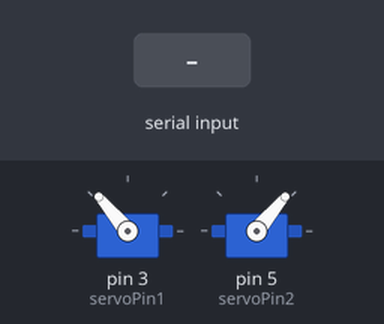
This sketch was run on a simulated Arduino Uno, built with avr-gcc and run on an emulated ATmega328P. On the bench: 2 × servo. The inputs (shaded band) are chosen by the test bench.

Above: at 1.2 s.
1.3 s: "90,45\n" received over Serial
At 4.1 s:
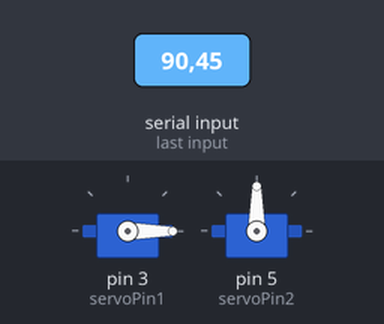
4.3 s: "30,150\n" received over Serial
At 7.0 s:
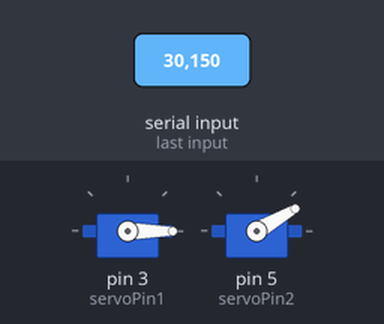
7.3 s: "5\n" received over Serial
At 10.1 s:
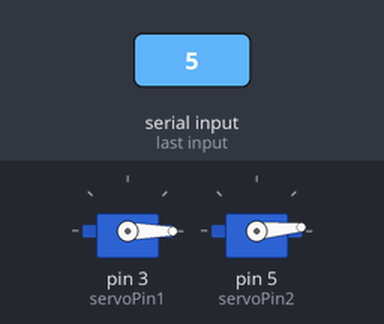
10.3 s: "200\n" received over Serial
At 12.7 s:
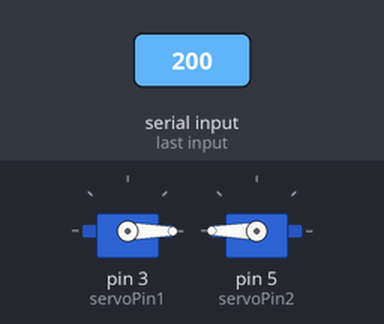
13.3 s: "90\n" received over Serial
At 16.1 s:
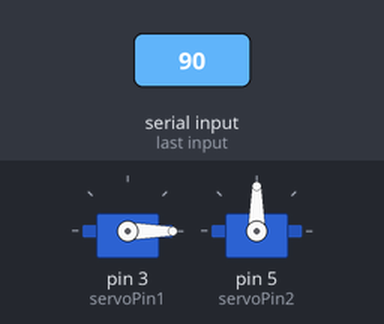
Timing chart, 0 to 17.3 s (numbered marks = the images above; inputs shaded):
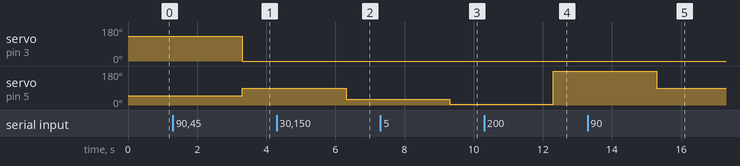

The sketch:

final_sketch.ino
```cpp
#include <Servo.h>
// Declare the Servo pin
int servoPin1 = 3;
int servoPin2 = 5;
int i = 0;
// Create a servo object
Servo Servo1;
Servo Servo2;
float theta1,theta4;

void setup()
{

  Serial.begin(9600);
  Servo1.attach(servoPin1);
  Servo2.attach(servoPin2);
  Servo1.write(130);
  Servo2.write(50);
  delay(50);
}


void loop()
{
  // Servo1.write(180);
  // Servo2.write(0);
  //  Servo1.write(145);
  //  Servo2.write(165);
  //  delay(2000);
  // Servo1.write(156);
  //  Servo2.write(68);
  //  delay(2000);
  //   Servo1.write(112);
  //  Servo2.write(23);
  //  delay(2000);
  //   Servo1.write(17);
  //  Servo2.write(34);
  //  delay(2000);
    // Servo2.write(0);
  parsePython();
  //Serial.println(theta1);
  //Serial.println(theta4);
  Servo1.write(theta4);
  Servo2.write(theta1);
  delay(50);
  // Serial.println("a");
}

void parsePython()
{

  while(!Serial.available());
  //{//Serial.println(i);}
  theta1=Serial.readStringUntil(' ').toFloat();
  theta4 = Serial.readStringUntil('\n').toFloat();
  i++;

}
```

Measured:
- after the input at 1.3 s, servo on pin 3 (servoPin1): 130° → 0° after 2.0 s; servo on pin 5 (servoPin2): 50° → 90° after 2.0 s
- after the input at 4.3 s, servo on pin 5 (servoPin2): 90° → 30° after 2.0 s
- after the input at 7.3 s, servo on pin 5 (servoPin2): 30° → 5° after 2.0 s
- after the input at 10.3 s, servo on pin 5 (servoPin2): 5° → 180° after 2.0 s
- after the input at 13.3 s, servo on pin 5 (servoPin2): 180° → 90° after 2.0 s
